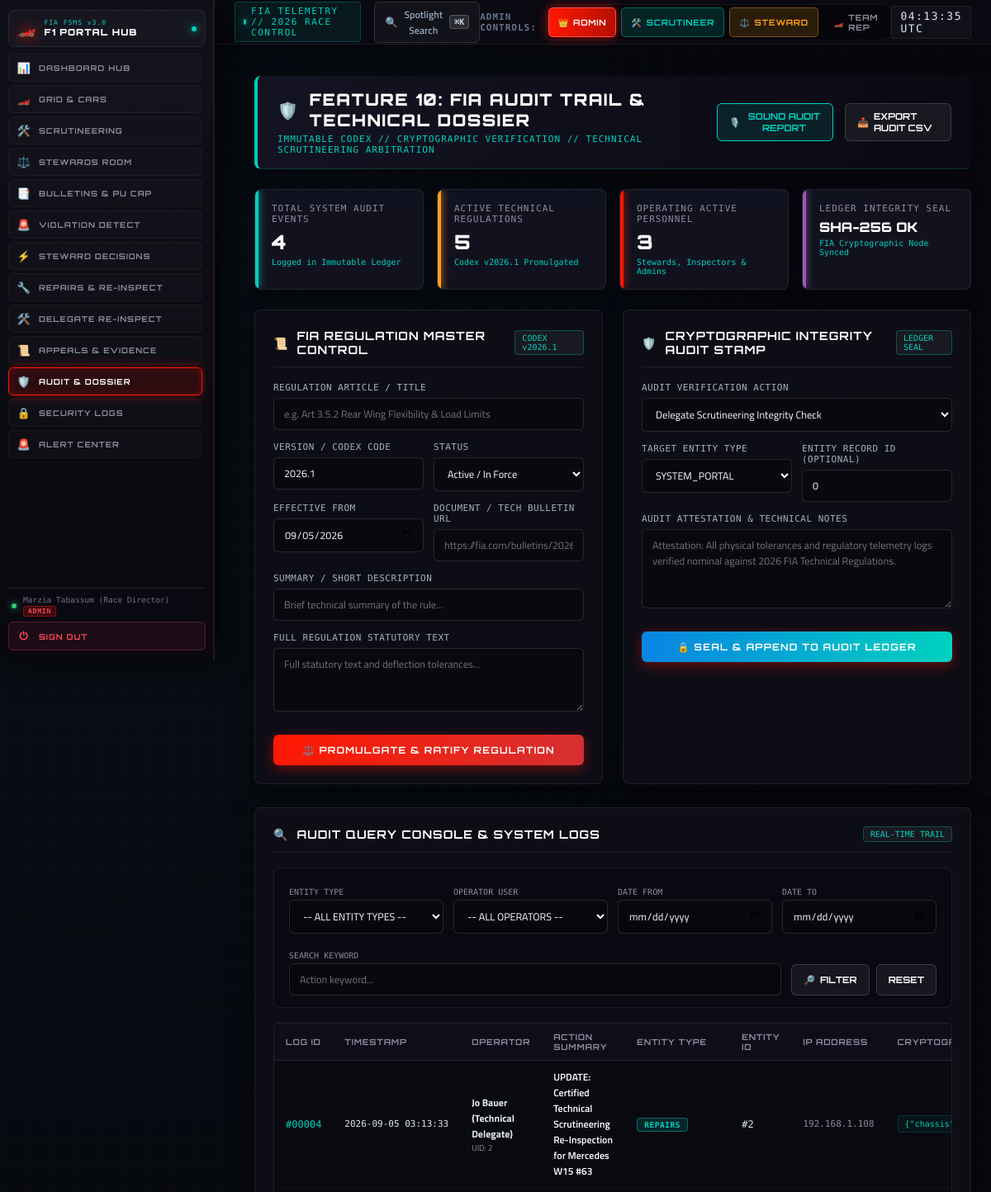
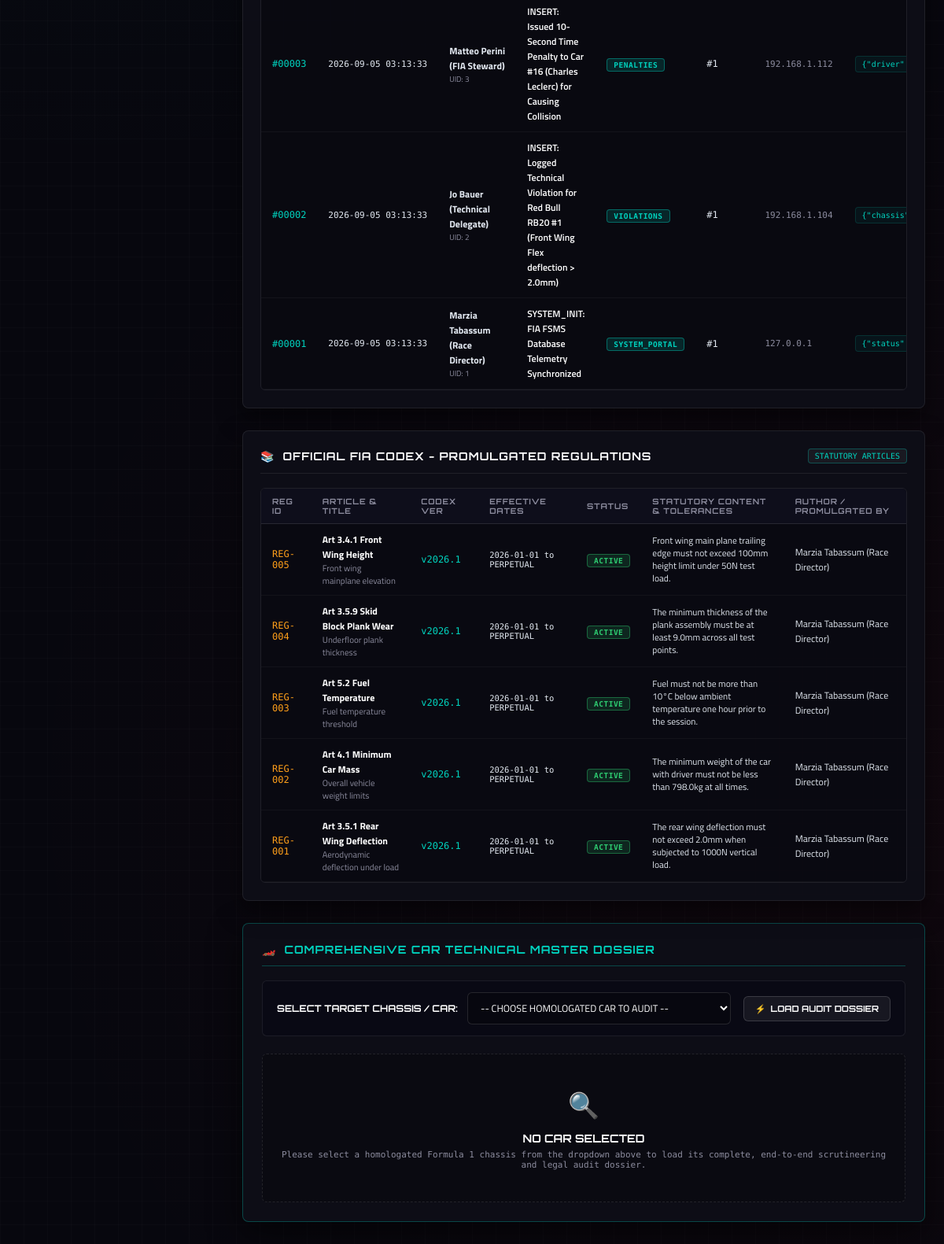
The app's page /feature10.php (signed in) with its own data (2 pictures, top to bottom).
### tables this page shows
CREATE TABLE IF NOT EXISTS `AUDIT_LOGS` (
  `log_id` int(11) NOT NULL AUTO_INCREMENT,
  `user_id` int(11) DEFAULT NULL,
  `action` varchar(255) NOT NULL,
  `entity_type` varchar(100) DEFAULT NULL,
  `entity_id` int(11) DEFAULT NULL,
  `details` longtext DEFAULT NULL,
  `ip_address` varchar(45) DEFAULT '127.0.0.1',
  `created_at` timestamp NOT NULL DEFAULT current_timestamp(),
  PRIMARY KEY (`log_id`),
  KEY `user_id` (`user_id`)
);

CREATE TABLE IF NOT EXISTS `USERS` (
  `user_id` int(11) NOT NULL AUTO_INCREMENT,
  `role_id` int(11) DEFAULT NULL,
  `full_name` varchar(100) NOT NULL,
  `email` varchar(150) NOT NULL,
  `password_hash` varchar(255) NOT NULL,
  `phone` varchar(30) DEFAULT NULL,
  `status` varchar(50) DEFAULT 'active',
  `avatar_url` varchar(255) DEFAULT NULL,
  `date_of_birth` date DEFAULT NULL,
  `address` varchar(255) DEFAULT NULL,
  `country` varchar(100) DEFAULT NULL,
  `preferred_language` varchar(50) DEFAULT 'en',
  `created_at` timestamp NOT NULL DEFAULT current_timestamp(),
  `updated_at` timestamp NOT NULL DEFAULT current_timestamp() ON UPDATE current_timestamp(),
  PRIMARY KEY (`user_id`),
  UNIQUE KEY `email` (`email`),
  KEY `role_id` (`role_id`)
);

CREATE TABLE IF NOT EXISTS `REGULATIONS` (
  `regulation_id` int(11) NOT NULL AUTO_INCREMENT,
  `title` varchar(255) NOT NULL,
  `description` text DEFAULT NULL,
  `content` longtext DEFAULT NULL,
  `version` varchar(20) NOT NULL DEFAULT '2026.1',
  `effective_from` date DEFAULT NULL,
  `effective_to` date DEFAULT NULL,
  `status` varchar(50) DEFAULT 'active',
  `document_url` varchar(255) DEFAULT NULL,
  `created_by` int(11) DEFAULT NULL,
  `created_at` timestamp NOT NULL DEFAULT current_timestamp(),
  PRIMARY KEY (`regulation_id`),
  KEY `created_by` (`created_by`)
);

### feature10.php (the view, shortened to what the rows shown need)
<?php
require_once 'db.php';
$audit_query = "SELECT a.*, u.full_name as operator_name
                FROM AUDIT_LOGS a
                LEFT JOIN USERS u ON a.user_id = u.user_id
                WHERE 1=1";
$audit_query .= " ORDER BY a.log_id DESC LIMIT 40";
$stmt_audit = $conn->prepare($audit_query);
$stmt_audit->execute();
$audit_logs_result = $stmt_audit->get_result();
$reg_list_res = $conn->query("SELECT r.*, u.full_name as author_name
                              FROM REGULATIONS r
                              LEFT JOIN USERS u ON r.created_by = u.user_id
                              ORDER BY r.regulation_id DESC LIMIT 15");
?>
<!DOCTYPE html>
<html lang="en">
<head>
</head>
<body>
<div class="main-container">
    <div class="top-hud-bar">
        <div class="hud-title-group">
            <h1><span style="color: var(--f1-cyan);">🛡️</span> FEATURE 10: FIA AUDIT TRAIL & TECHNICAL DOSSIER</h1>
        </div>
    </div>
    <div class="panel-card" style="margin-bottom: 28px;">
        <div class="f1-table-wrapper">
            <table class="f1-table">
                <thead>
                    <tr>
                        <th>LOG ID</th>
                        <th>TIMESTAMP</th>
                        <th>OPERATOR</th>
                        <th>ACTION SUMMARY</th>
                        <th>ENTITY TYPE</th>
                        <th>ENTITY ID</th>
                        <th>IP ADDRESS</th>
                        <th>CRYPTOGRAPHIC DETAILS</th>
                    </tr>
                </thead>
                <tbody>
                    <?php if ($audit_logs_result && $audit_logs_result->num_rows > 0): ?>
                        <?php while ($log = $audit_logs_result->fetch_assoc()): ?>
                            <tr>
                                <td style="font-family: 'Share Tech Mono', monospace; color: var(--f1-cyan);">
                                    #<?php echo str_pad($log['log_id'], 5, '0', STR_PAD_LEFT); ?>
                                </td>
                                <td style="font-family: 'Share Tech Mono', monospace; font-size: 11px; white-space: nowrap;">
                                    <?php echo htmlspecialchars($log['created_at']); ?>
                                </td>
                                <td>
                                    <strong><?php echo htmlspecialchars($log['operator_name'] ?? 'System / Anonymous'); ?></strong>
                                    <span style="font-size: 10px; color: #8c8c9e; display: block;">UID: <?php echo $log['user_id'] ?? 'N/A'; ?></span>
                                </td>
                                <td>
                                    <span style="color: #ffffff; font-weight: 600;"><?php echo htmlspecialchars($log['action']); ?></span>
                                </td>
                                <td>
                                    <span class="status-pill pill-info">
                                        <?php echo htmlspecialchars($log['entity_type'] ?? 'GENERAL'); ?>
                                    </span>
                                </td>
                                <td style="font-family: 'Share Tech Mono', monospace;">
                                    <?php echo !empty($log['entity_id']) ? '#' . $log['entity_id'] : '—'; ?>
                                </td>
                                <td style="font-family: 'Share Tech Mono', monospace; font-size: 11px; color: #8c8c9e;">
                                    <?php echo htmlspecialchars($log['ip_address'] ?? '127.0.0.1'); ?>
                                </td>
                                <td>
                                    <?php if (!empty($log['details'])): ?>
                                        <div class="json-details-box" title="<?php echo htmlspecialchars($log['details']); ?>">
                                            <?php echo htmlspecialchars($log['details']); ?>
                                        </div>
                                    <?php else: ?>
                                        <span style="color: #57606f; font-size: 11px;">N/A</span>
                                    <?php endif; ?>
                                </td>
                            </tr>
                        <?php endwhile; ?>
                    <?php endif; ?>
                </tbody>
            </table>
        </div>
    </div>
    <div class="panel-card" style="margin-bottom: 28px;">
        <div class="f1-table-wrapper">
            <table class="f1-table">
                <thead>
                    <tr>
                        <th>REG ID</th>
                        <th>ARTICLE & TITLE</th>
                        <th>CODEX VER</th>
                        <th>EFFECTIVE DATES</th>
                        <th>STATUS</th>
                        <th>STATUTORY CONTENT & TOLERANCES</th>
                        <th>AUTHOR / PROMULGATED BY</th>
                    </tr>
                </thead>
                <tbody>
                    <?php if ($reg_list_res && $reg_list_res->num_rows > 0): ?>
                        <?php while ($rg = $reg_list_res->fetch_assoc()): ?>
                            <tr>
                                <td style="font-family: 'Share Tech Mono', monospace; color: var(--f1-amber);">
                                    REG-<?php echo str_pad($rg['regulation_id'], 3, '0', STR_PAD_LEFT); ?>
                                </td>
                                <td>
                                    <strong style="color: #ffffff;"><?php echo htmlspecialchars($rg['title']); ?></strong>
                                    <?php if (!empty($rg['description'])): ?>
                                        <div style="font-size: 11px; color: #8c8c9e;"><?php echo htmlspecialchars($rg['description']); ?></div>
                                    <?php endif; ?>
                                </td>
                                <td style="font-family: 'Share Tech Mono', monospace; color: var(--f1-cyan);">
                                    v<?php echo htmlspecialchars($rg['version']); ?>
                                </td>
                                <td style="font-family: 'Share Tech Mono', monospace; font-size: 10.5px;">
                                    <?php echo htmlspecialchars($rg['effective_from'] ?? '2026-01-01'); ?>
                                    to <?php echo htmlspecialchars($rg['effective_to'] ?? 'PERPETUAL'); ?>
                                </td>
                                <td>
                                    <span class="status-pill <?php echo (strtolower($rg['status']) === 'active') ? 'pill-active' : 'pill-pending'; ?>">
                                        <?php echo htmlspecialchars($rg['status']); ?>
                                    </span>
                                </td>
                                <td style="max-width: 320px; font-size: 11.5px; line-height: 1.4;">
                                    <?php echo htmlspecialchars($rg['content']); ?>
                                </td>
                                <td>
                                    <?php echo htmlspecialchars($rg['author_name'] ?? 'FIA Technical Director'); ?>
                                </td>
                            </tr>
                        <?php endwhile; ?>
                    <?php endif; ?>
                </tbody>
            </table>
        </div>
    </div>
</div>
</body>
</html>

### records on screen
audit_logs: log_id "00004", created_at "2026-09-05 03:13:33", user.full_name "Jo Bauer (Technical Delegate)", user "2", action "UPDATE: Certified Technical Scrutineering Re-Inspection for Mercedes W15 #63", entity_type "REPAIRS", entity "2", ip_address "192.168.1.108", details "{\"chassis\":\"W15-02\",\"repair_action\":\"Repla…"
audit_logs: log_id "00003", created_at "2026-09-05 03:13:33", user.full_name "Matteo Perini (FIA Steward)", user "3", action "INSERT: Issued 10-Second Time Penalty to Car #16 (Charles Leclerc) for Causing Collision", entity_type "PENALTIES", entity "1", ip_address "192.168.1.112", details "{\"driver\":\"Charles Leclerc\",\"car_number\":1…"
audit_logs: log_id "00002", created_at "2026-09-05 03:13:33", user.full_name "Jo Bauer (Technical Delegate)", user "2", action "INSERT: Logged Technical Violation for Red Bull RB20 #1 (Front Wing Flex deflection > 2.0mm)", entity_type "VIOLATIONS", entity "1", ip_address "192.168.1.104", details "{\"chassis\":\"RB20-01\",\"parameter\":\"Front Wi…"
audit_logs: log_id "00001", created_at "2026-09-05 03:13:33", user.full_name "Marzia Tabassum (Race Director)", user "1", action "SYSTEM_INIT: FIA FSMS Database Telemetry Synchronized", entity_type "SYSTEM_PORTAL", entity "1", ip_address "127.0.0.1", details "{\"status\":\"All 20 homologated cars active\"…"
regulations: regulation_id "005", title "Art 3.4.1 Front Wing Height", description "Front wing mainplane elevation", version "2026.1", effective_from "2026-01-01", effective_to "PERPETUAL", status "ACTIVE", content "Front wing main plane trailing edge must not exceed 100mm height limit under 50N test load.", users.full_name "Marzia Tabassum (Race Director)"
regulations: regulation_id "004", title "Art 3.5.9 Skid Block Plank Wear", description "Underfloor plank thickness", version "2026.1", effective_from "2026-01-01", effective_to "PERPETUAL", status "ACTIVE", content "The minimum thickness of the plank assembly must be at least 9.0mm across all test points.", users.full_name "Marzia Tabassum (Race Director)"
regulations: regulation_id "003", title "Art 5.2 Fuel Temperature", description "Fuel temperature threshold", version "2026.1", effective_from "2026-01-01", effective_to "PERPETUAL", status "ACTIVE", content "Fuel must not be more than 10°C below ambient temperature one hour prior to the session.", users.full_name "Marzia Tabassum (Race Director)"
regulations: regulation_id "002", title "Art 4.1 Minimum Car Mass", description "Overall vehicle weight limits", version "2026.1", effective_from "2026-01-01", effective_to "PERPETUAL", status "ACTIVE", content "The minimum weight of the car with driver must not be less than 798.0kg at all times.", users.full_name "Marzia Tabassum (Race Director)"
regulations: regulation_id "001", title "Art 3.5.1 Rear Wing Deflection", description "Aerodynamic deflection under load", version "2026.1", effective_from "2026-01-01", effective_to "PERPETUAL", status "ACTIVE", content "The rear wing deflection must not exceed 2.0mm when subjected to 1000N vertical load.", users.full_name "Marzia Tabassum (Race Director)"

### other values on screen
$_SESSION['username'] "Marzia Tabassum (Race Director)"
get_current_user_role() "ADMIN"
$total_audits "4"
$active_regs "5"
$distinct_users "3"
